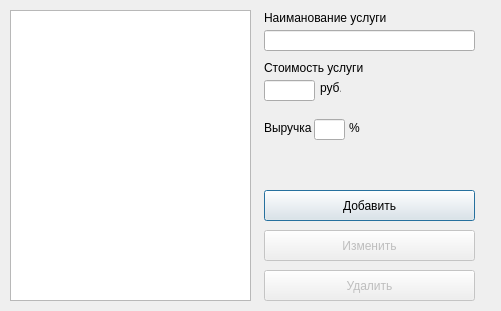
<?xml version="1.0" encoding="UTF-8"?>
<ui version="4.0">
 <class>Categories</class>
 <widget class="QWidget" name="Categories">
  <property name="geometry">
   <rect>
    <x>0</x>
    <y>0</y>
    <width>501</width>
    <height>311</height>
   </rect>
  </property>
  <property name="windowTitle">
   <string>Администрирование - услуги</string>
  </property>
  <widget class="QPushButton" name="changeCategory">
   <property name="enabled">
    <bool>false</bool>
   </property>
   <property name="geometry">
    <rect>
     <x>264</x>
     <y>230</y>
     <width>211</width>
     <height>31</height>
    </rect>
   </property>
   <property name="text">
    <string>Изменить</string>
   </property>
  </widget>
  <widget class="QListWidget" name="categoryList">
   <property name="geometry">
    <rect>
     <x>10</x>
     <y>10</y>
     <width>241</width>
     <height>291</height>
    </rect>
   </property>
   <property name="selectionMode">
    <enum>QAbstractItemView::SingleSelection</enum>
   </property>
  </widget>
  <widget class="QLineEdit" name="categoryPrice">
   <property name="geometry">
    <rect>
     <x>264</x>
     <y>80</y>
     <width>51</width>
     <height>21</height>
    </rect>
   </property>
  </widget>
  <widget class="QPushButton" name="addCategory">
   <property name="geometry">
    <rect>
     <x>264</x>
     <y>190</y>
     <width>211</width>
     <height>31</height>
    </rect>
   </property>
   <property name="text">
    <string>Добавить</string>
   </property>
   <property name="default">
    <bool>true</bool>
   </property>
  </widget>
  <widget class="QLabel" name="label_2">
   <property name="geometry">
    <rect>
     <x>264</x>
     <y>60</y>
     <width>191</width>
     <height>16</height>
    </rect>
   </property>
   <property name="text">
    <string>Стоимость услуги</string>
   </property>
  </widget>
  <widget class="QLineEdit" name="categoryName">
   <property name="geometry">
    <rect>
     <x>264</x>
     <y>30</y>
     <width>211</width>
     <height>21</height>
    </rect>
   </property>
  </widget>
  <widget class="QLabel" name="label">
   <property name="geometry">
    <rect>
     <x>264</x>
     <y>10</y>
     <width>191</width>
     <height>16</height>
    </rect>
   </property>
   <property name="text">
    <string>Наиманование услуги</string>
   </property>
  </widget>
  <widget class="QPushButton" name="deleteCategory">
   <property name="enabled">
    <bool>false</bool>
   </property>
   <property name="geometry">
    <rect>
     <x>264</x>
     <y>270</y>
     <width>211</width>
     <height>31</height>
    </rect>
   </property>
   <property name="text">
    <string>Удалить</string>
   </property>
  </widget>
  <widget class="QLabel" name="label_3">
   <property name="geometry">
    <rect>
     <x>264</x>
     <y>120</y>
     <width>51</width>
     <height>16</height>
    </rect>
   </property>
   <property name="text">
    <string>Выручка</string>
   </property>
  </widget>
  <widget class="QLineEdit" name="categoryPercent">
   <property name="geometry">
    <rect>
     <x>314</x>
     <y>119</y>
     <width>31</width>
     <height>21</height>
    </rect>
   </property>
   <property name="text">
    <string/>
   </property>
  </widget>
  <widget class="QLabel" name="label_4">
   <property name="geometry">
    <rect>
     <x>349</x>
     <y>120</y>
     <width>20</width>
     <height>16</height>
    </rect>
   </property>
   <property name="text">
    <string>%</string>
   </property>
  </widget>
  <widget class="QLabel" name="label_5">
   <property name="geometry">
    <rect>
     <x>320</x>
     <y>80</y>
     <width>21</width>
     <height>16</height>
    </rect>
   </property>
   <property name="text">
    <string>руб.</string>
   </property>
  </widget>
 </widget>
 <resources/>
 <connections/>
</ui>
